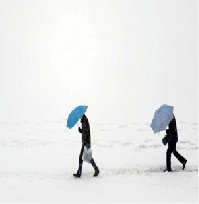
%> input picture Code/FWQ/图像显著性检测_基于超像素距离(效果一般)/demo2.png, 199 x 204 px
$ octave SuperPixels4MR.m   (GNU Octave 9; MATLAB toolbox functions it lacks are replaced by stand-ins)
%> lines starting %> are read from the running program, lines starting %| are printed output that depends on the picture


% ————————————————
% 版权声明：本文为CSDN博主「Type真是太帅了」的原创文章，遵循CC 4.0 BY-SA版权协议，转载请附上原文出处链接及本声明。
% 原文链接：https://blog.csdn.net/qq_36614557/java/article/details/80293178

% Wenki修改
% 算例测试备注：
% 测试发现，该方法适用于背景颜色大片一致，主体颜色明显突出，主体和背景都比较连续的情况

% I=imread('I1forsparse.png');
I=imread('demo2.png');
%> I is the input picture: size 204x199x3 uint8; mean R, G, B 232.1, 233, 232.4
%I=rgb2gray(I);
I=imresize(uint8(I),[300,300]);
%> I: size 300x300x3 uint8
mode=fspecial('gaussian', 6, 3);
IS=imfilter(I,mode,'replicate');
[label,num]=superpixels(IS,500);
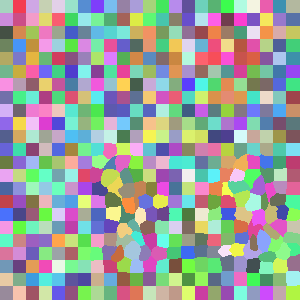
%> label: size 300x300 double; 528 distinct labels, from 1 to 528; one colour per label, 0 black
%> num = 528
BW = boundarymask(label);
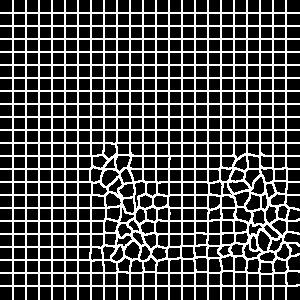
%> BW: size 300x300 logical; 28.3% white in thin lines or dots
 %imshow(imoverlay(IS,BW,'cyan'),'InitialMagnification',100);
 %figure
[m n]=size(label);
%> m = 300; n = 300
supmean=uint64(zeros(num,5));
labelnum=zeros(num);
%> labelnum: size 528x528 double; every value is 0

for i=1:m
    for j=1:n
        supmean(label(i,j),1)=supmean(label(i,j),1)+i;
        supmean(label(i,j),2)=supmean(label(i,j),2)+j;
        supmean(label(i,j),3)=(supmean(label(i,j),3)+uint64(IS(i,j,1)));
        supmean(label(i,j),4)=(supmean(label(i,j),4)+uint64(IS(i,j,2)));
        supmean(label(i,j),5)=(supmean(label(i,j),5)+uint64(IS(i,j,3)));
        labelnum(label(i,j))=labelnum(label(i,j))+1;
    end
end
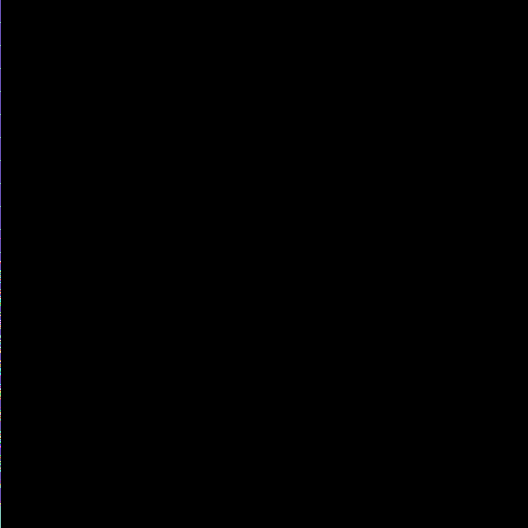
%> labelnum: size 528x528 double; 67 distinct labels, from 0 to 244; one colour per label, 0 black
%> after the loop, supmean = 528 rows, first 8: [1183 1183 40547 40671 40143; 1183 3380 40645 40682 40433; 1183 5577 40973 40991 40915; 1183 7774 41127 41199 40780; 1183 9971 41617 41786 40946; 1183 12168 41824 41993 41148; 1183 14365 41951 42120 41275; 1183 16562 41985 42154 41309]
for i=1:num
    supmean(i,1)=uint16(supmean(i,1)./labelnum(i));
    supmean(i,2)=uint16(supmean(i,2)./labelnum(i));
    supmean(i,3)=uint16(supmean(i,3)./labelnum(i));
    supmean(i,4)=uint16(supmean(i,4)./labelnum(i));
    supmean(i,5)=uint16(supmean(i,5)./labelnum(i));
end
%> after the loop, supmean = 528 rows, first 8: [7 7 240 241 238; 7 20 241 241 239; 7 33 242 243 242; 7 46 243 244 241; 7 59 246 247 242; 7 72 247 248 243; 7 85 248 249 244; 7 98 248 249 244]

IM=zeros(m,n,3);
for i=1:m
    for j=1:n
        IM(i,j,1)=uint8(supmean(label(i,j),3));
        IM(i,j,2)=uint8(supmean(label(i,j),4));
        IM(i,j,3)=uint8(supmean(label(i,j),5));
    end
end
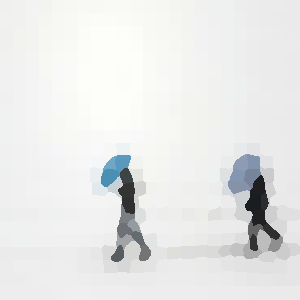
%> IM: size 300x300x3 double; mean R, G, B 232.1, 233, 232.4; mean of the top-left, top-right, bottom-left and bottom-right quarters 247.1, 239.8, 226, 217.2
supim=uint8(cat(3,IM(:,:,1),IM(:,:,2),IM(:,:,3)));
%imshow(supim);


%全局
supmean=double(supmean);
dist_all=zeros(num,1);
w0=0.1;
for i=1:num
   for j=1:num
       dist_all(i)=dist_all(i)+(w0*(supmean(i,1)-supmean(j,1))^2+w0*(supmean(i,2)-supmean(j,2))^2+(supmean(i,3)-supmean(j,3))^2+(supmean(i,4)-supmean(j,4))^2+(supmean(i,5)-supmean(j,5))^2)^0.5;
   end
end
%> after the loop, dist_all = 528 values, max 188828.6 at index 349, min 26444.1 at index 282, mean 37975.9
%归一化
dist_min=min(dist_all);
%> dist_min = 26444.1
dist_max=max(dist_all);
%> dist_max = 188828.6
for i=1:num
    dist_all(i)=(dist_all(i)-dist_min)*255/(dist_max-dist_min);
end
%> after the loop, dist_all = 528 values, max 255 at index 349, min 0 at index 282, mean 18.11
dist_all=uint8(dist_all);
%> dist_all = 528 values, max 255 at index 349, min 0 at index 263, mean 18.11
im_all=zeros(300,300);
for i=1:m
    for j=1:n
        im_all(i,j)=dist_all(label(i,j));
    end
end
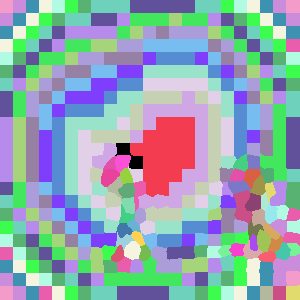
%> im_all: size 300x300 double; 59 distinct labels, from 0 to 255; one colour per label, 0 black
im_all=uint8(im_all);
%> im_all: size 300x300 uint8; 59 distinct labels, from 0 to 255

%边缘
dist_edge=zeros(num,1);
w0=0.1;
thre=15;
for i=1:num
   for j=1:num
       if (supmean(j,1)<=thre ||supmean(j,1)>=m-thre||supmean(j,2)<=thre||supmean(j,1)>=m-thre)
         dist_edge(i)=dist_edge(i)+(w0*(supmean(i,1)-supmean(j,1))^2+w0*(supmean(i,2)-supmean(j,2))^2+(supmean(i,3)-supmean(j,3))^2+(supmean(i,4)-supmean(j,4))^2+(supmean(i,5)-supmean(j,5))^2)^0.5;
     end
   end
end
%> after the loop, dist_edge = 528 values, max 24944.8 at index 349, min 3371.5 at index 302, mean 4775.4
%归一化
dist_min=min(dist_edge);
%> dist_min = 3371.5
dist_max=max(dist_edge);
%> dist_max = 24944.8
for i=1:num
    dist_edge(i)=(dist_edge(i)-dist_min)*255/(dist_max-dist_min);
end
%> after the loop, dist_edge = 528 values, max 255 at index 349, min 0 at index 302, mean 16.59
dist_edge=uint8(dist_edge);
%> dist_edge = 528 values, max 255 at index 349, min 0 at index 257, mean 16.59
im_edge=zeros(300,300);
for i=1:m
    for j=1:n
        im_edge(i,j)=dist_edge(label(i,j));
    end
end
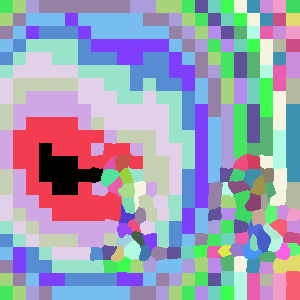
%> im_edge: size 300x300 double; 61 distinct labels, from 0 to 255; one colour per label, 0 black
im_edge=uint8(im_edge);
%> im_edge: size 300x300 uint8; 61 distinct labels, from 0 to 255

%局部

sa=ones(num,1);
w0=0.12;
w=0.18;
radius=20;
for i=1:num
    numerator=0;
    denominator=0;
    for j=1:num
       dist_ij=((supmean(i,1)-supmean(j,1))^2+(supmean(i,2)-supmean(j,2))^2);
       if i~=j
       if dist_ij<=radius^2
         dist_local=(w0*dist_ij+(supmean(i,3)-supmean(j,3))^2+(supmean(i,4)-supmean(j,4))^2+(supmean(i,5)-supmean(j,5))^2)^0.5;
         numerator=numerator+exp(-w*dist_local)*dist_all(j);
         denominator=denominator+exp(-w*dist_local);
       end
       end
    end
   sa(i)=numerator./denominator;
end
%> after the loop, dist_local = 4.5; sa = 528 values, max 255 at index 304, min 0 at index 243, mean 16.61
sa_max=max(sa);
%> sa_max = 255
sa_min=min(sa);
%> sa_min = 0
for i=1:num
    sa(i)=(sa(i)-sa_min)*255/(sa_max-sa_min);
end
sa=uint8(sa);
im_local=zeros(300,300);
for i=1:m
    for j=1:n
        im_local(i,j)=sa(label(i,j));
    end
end
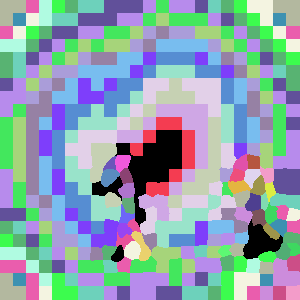
%> im_local: size 300x300 double; 49 distinct labels, from 0 to 255; one colour per label, 0 black
im_local=uint8(im_local);
%> im_local: size 300x300 uint8; 49 distinct labels, from 0 to 255
%> (the run ends here)
